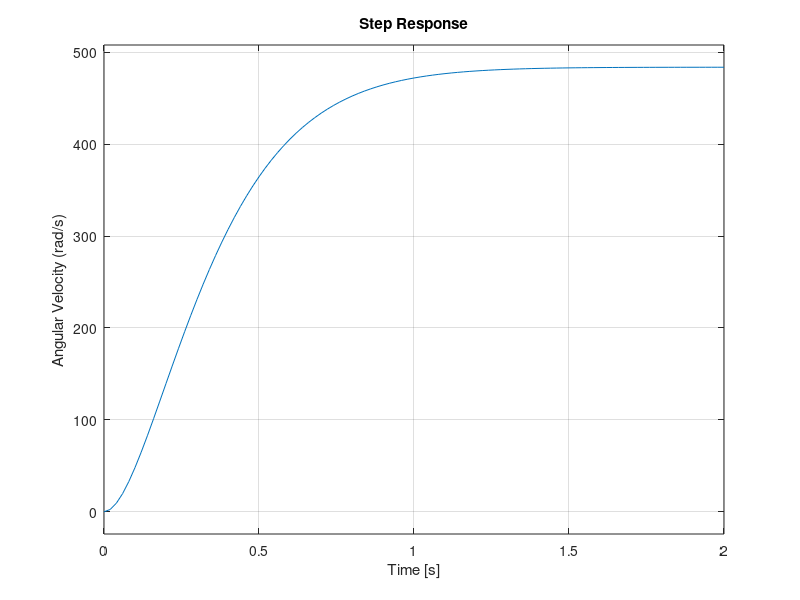

Recreate this plot in MATLAB. (Note: this script raises an error after producing the figure.)
%% lab 2 Motor + Prop Sub-System
clear;
clc;

Ra = 6.3;
La = 0.797;
Kb = 0.0043;
Kt = Kb;
Dm = 0.00000553;
Jm = 0.00000241;

numerator = Kt/(Jm*La);
denom_a = 1;
denom_b = (Jm*Ra + Dm*La)/(Jm*La);
denom_c = (Ra*Dm + Kb*Kt) / (Jm*La);

motor_prop = tf(numerator, [denom_a denom_b denom_c])

figure;
hold on
for V = [1 2 3 4 5 6]
step(V*motor_prop)
ylabel("Angular Velocity (rad/s)")
ssg = (numerator/denom_c);
fprintf("Steady state gain for V = %d: %f\n",V, ssg);
end

%% import Data
opts = delimitedTextImportOptions("NumVariables", 2);

% Specify range and delimiter
opts.DataLines = [1, Inf];
opts.Delimiter = "\t";

% Specify column names and types
opts.VariableNames = ["t", "x"];
opts.VariableTypes = ["double", "double"];

% Specify file level properties
opts.ExtraColumnsRule = "ignore";
opts.EmptyLineRule = "read";

% Import the data
Data = readtable("Data.csv", opts);
CSV_t = Data.t;
CSV_x = Data.x;
clear opts

%% Fit decay curve
figure;
hold on
plot(CSV_t,CSV_x)
A = 256; %max sensor value
B = 0.688;
y = A*exp(-B*CSV_t);
plot(CSV_t,y)
ylim([-255 256])
ylabel("Sensor Amplitude")
xlabel("Time (seconds)")
hold off


%% Pendulum Sub-System
m = 0.168;
g = 9.8;
d = 0.14;

w = (2*pi)/(1.43-0.47);
Jp = (m*g*d)/(w^2 + B^2);
c = 2*Jp*B;

numerator = 1/Jp;
denominator = [1 c/Jp (m*g*d)/Jp];

pendulum = tf(numerator,denominator)
figure;
step(0.1*pendulum)
ylabel("Angular Displacement (rad)")
%% Combined Open loop system
Kp = 0.0053;
r = 0.165;

combined_sys = motor_prop .* Kp .* r .* pendulum

figure;
hold on
for V = [1 3 4 5]
step(V*combined_sys)
end
ylabel("Angular Displacement (rad)")
